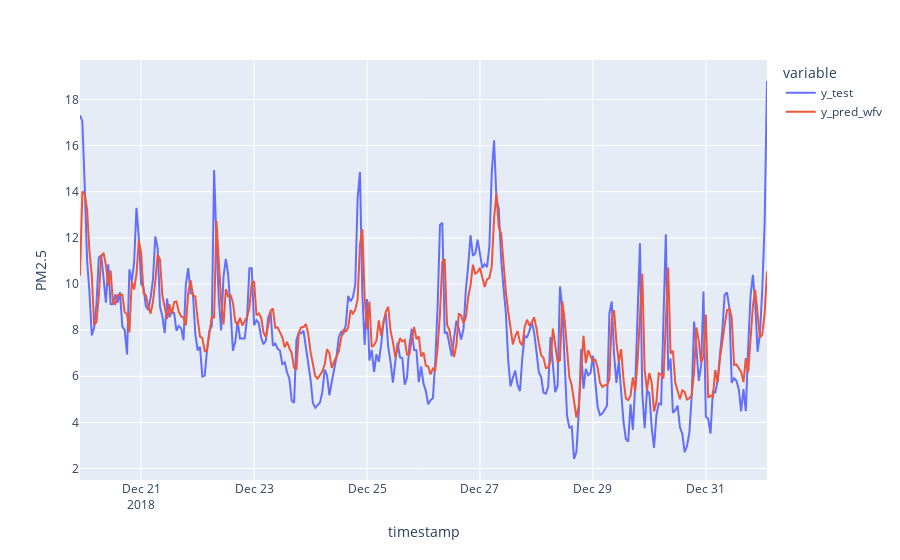

This figure's notebook cell:
### Markdown cell above
#### Communicating results

### Code cell
df_predictions = pd.DataFrame({"y_test": y_test,"y_pred_wfv":y_pred_wfv})
fig = px.line(df_predictions, labels={"value": "PM2.5"})
fig.show()

### Figure 1 — Plotly figure (JSON) as saved in the notebook; plotly's stock layout.template omitted (floating-point values rounded to 4 significant figures; data arrays with more than 128 entries replaced by an {"elided": "..."} marker saying what was removed)
{"data": [{"hovertemplate": "variable=y_test<br>timestamp=%{x}<br>PM2.5=%{y}<extra></extra>", "legendgroup": "y_test", "line": {"color": "#636efa", "dash": "solid"}, "marker": {"symbol": "circle"}, "mode": "lines", "name": "y_test", "orientation": "v", "showlegend": true, "type": "scatter", "x": {"elided": "293 str values"}, "xaxis": "x", "y": {"elided": "293 float values"}, "yaxis": "y"}, {"hovertemplate": "variable=y_pred_wfv<br>timestamp=%{x}<br>PM2.5=%{y}<extra></extra>", "legendgroup": "y_pred_wfv", "line": {"color": "#EF553B", "dash": "solid"}, "marker": {"symbol": "circle"}, "mode": "lines", "name": "y_pred_wfv", "orientation": "v", "showlegend": true, "type": "scatter", "x": {"elided": "293 str values"}, "xaxis": "x", "y": {"elided": "293 float values"}, "yaxis": "y"}], "layout": {"legend": {"title": {"text": "variable"}, "tracegroupgap": 0}, "margin": {"t": 60}, "xaxis": {"anchor": "y", "domain": [0, 1], "title": {"text": "timestamp"}}, "yaxis": {"anchor": "x", "domain": [0, 1], "title": {"text": "PM2.5"}}}}
